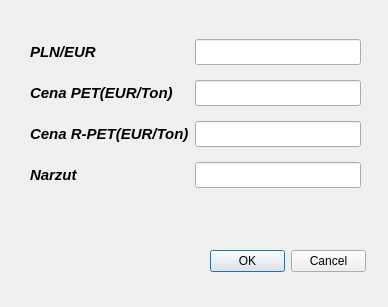
<?xml version="1.0" encoding="UTF-8"?>
<ui version="4.0">
 <class>Dialog</class>
 <widget class="QDialog" name="Dialog">
  <property name="geometry">
   <rect>
    <x>0</x>
    <y>0</y>
    <width>388</width>
    <height>307</height>
   </rect>
  </property>
  <property name="windowTitle">
   <string>Dialog</string>
  </property>
  <widget class="QDialogButtonBox" name="buttonBox">
   <property name="geometry">
    <rect>
     <x>210</x>
     <y>250</y>
     <width>156</width>
     <height>23</height>
    </rect>
   </property>
   <property name="standardButtons">
    <set>QDialogButtonBox::Cancel|QDialogButtonBox::Ok</set>
   </property>
  </widget>
  <widget class="QWidget" name="">
   <property name="geometry">
    <rect>
     <x>30</x>
     <y>30</y>
     <width>331</width>
     <height>171</height>
    </rect>
   </property>
   <layout class="QGridLayout" name="gridLayout">
    <item row="0" column="0">
     <widget class="QLabel" name="label">
      <property name="font">
       <font>
        <family>Arial</family>
        <pointsize>11</pointsize>
        <weight>75</weight>
        <italic>true</italic>
        <bold>true</bold>
       </font>
      </property>
      <property name="text">
       <string>PLN/EUR</string>
      </property>
     </widget>
    </item>
    <item row="0" column="1">
     <widget class="QLineEdit" name="lineEdit">
      <property name="font">
       <font>
        <family>Arial</family>
        <pointsize>11</pointsize>
        <weight>75</weight>
        <italic>true</italic>
        <bold>true</bold>
       </font>
      </property>
     </widget>
    </item>
    <item row="1" column="0">
     <widget class="QLabel" name="label_2">
      <property name="font">
       <font>
        <family>Arial</family>
        <pointsize>11</pointsize>
        <weight>75</weight>
        <italic>true</italic>
        <bold>true</bold>
       </font>
      </property>
      <property name="text">
       <string>Cena PET(EUR/Ton)</string>
      </property>
     </widget>
    </item>
    <item row="1" column="1">
     <widget class="QLineEdit" name="lineEdit_2">
      <property name="font">
       <font>
        <family>Arial</family>
        <pointsize>11</pointsize>
        <weight>75</weight>
        <italic>true</italic>
        <bold>true</bold>
       </font>
      </property>
     </widget>
    </item>
    <item row="2" column="0">
     <widget class="QLabel" name="label_3">
      <property name="font">
       <font>
        <family>Arial</family>
        <pointsize>11</pointsize>
        <weight>75</weight>
        <italic>true</italic>
        <bold>true</bold>
       </font>
      </property>
      <property name="text">
       <string>Cena R-PET(EUR/Ton)</string>
      </property>
     </widget>
    </item>
    <item row="2" column="1">
     <widget class="QLineEdit" name="lineEdit_3">
      <property name="font">
       <font>
        <family>Arial</family>
        <pointsize>11</pointsize>
        <weight>75</weight>
        <italic>true</italic>
        <bold>true</bold>
       </font>
      </property>
     </widget>
    </item>
    <item row="3" column="0">
     <widget class="QLabel" name="label_4">
      <property name="font">
       <font>
        <family>Arial</family>
        <pointsize>11</pointsize>
        <weight>75</weight>
        <italic>true</italic>
        <bold>true</bold>
       </font>
      </property>
      <property name="text">
       <string>Narzut</string>
      </property>
     </widget>
    </item>
    <item row="3" column="1">
     <widget class="QLineEdit" name="lineEdit_4">
      <property name="font">
       <font>
        <family>Arial</family>
        <pointsize>11</pointsize>
        <weight>75</weight>
        <italic>true</italic>
        <bold>true</bold>
       </font>
      </property>
     </widget>
    </item>
   </layout>
  </widget>
 </widget>
 <resources/>
 <connections/>
</ui>
